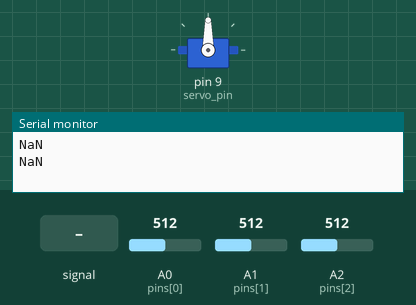
This sketch was run on a simulated Arduino Uno, built with avr-gcc and run on an emulated ATmega328P. Parts: servo, the last lines printed to the serial monitor. The inputs (shaded band) are chosen by the test bench; at power-on: A1 (pins[1]) = 512, A0 (pins[0]) = 512, A2 (pins[2]) = 512.

Above: at 1.2 s.
1.3 s: A1 (pins[1]) fed a 200 Hz sine of ±81 counts around its level
At 4.1 s:
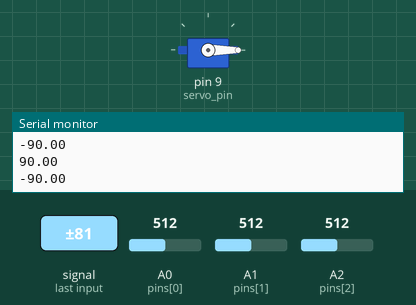
4.3 s: A0 (pins[0]) fed a 200 Hz sine of ±81 counts around its level
7.3 s: A2 (pins[2]) fed a 200 Hz sine of ±81 counts around its level
At 9.5 s:
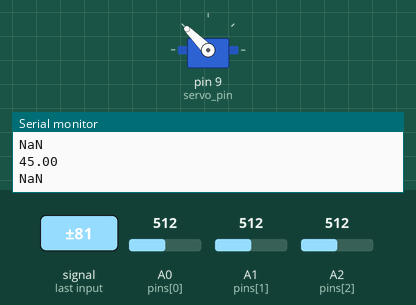
10.0 s: A1 (pins[1]) set to 0
At 12.7 s:
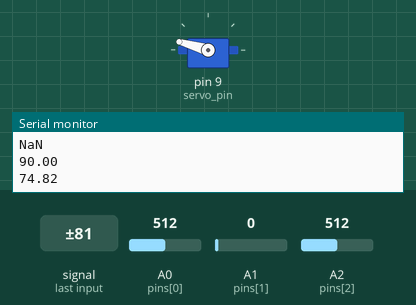
13.0 s: A0 (pins[0]) set to 0
At 15.8 s:
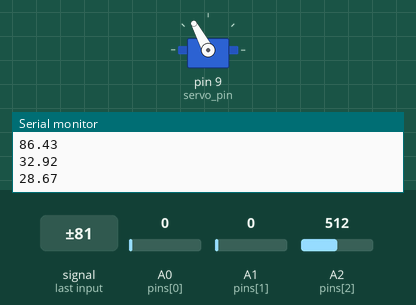
16.0 s: A2 (pins[2]) set to 0
At 17.8 s:
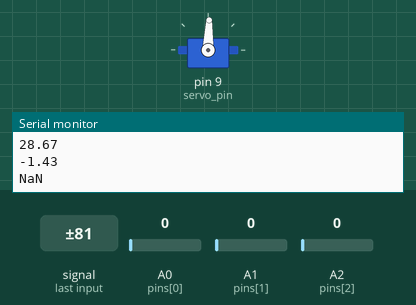
Timing chart, 0 to 18.9 s (numbered marks = the images above; inputs shaded):
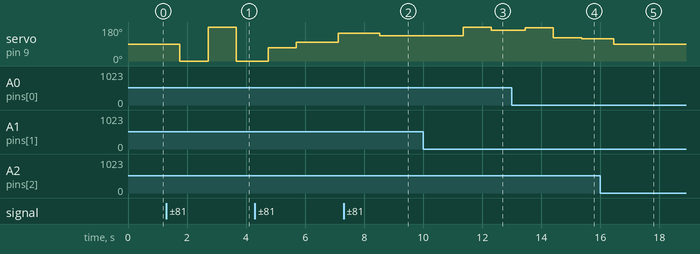

Measured:
- after the input at 1.3 s, servo on pin 9 (servo_pin): 90° → 0° after 0.46 s, → 180° 0.95 s later, → 0° 0.96 s later
- after the input at 7.3 s, servo on pin 9 (servo_pin): 148° → 135° after 1.2 s
- after the input at 10.0 s, servo on pin 9 (servo_pin): 135° → 180° after 1.3 s, → 164° 0.96 s later
- after the input at 13.0 s, servo on pin 9 (servo_pin): 164° → 176° after 0.45 s, → 122° 0.95 s later, → 118° 0.96 s later
- after the input at 16.0 s, servo on pin 9 (servo_pin): 118° → 88° after 0.46 s

The sketch:

_2dmic.ino
```cpp
/**
 *
 *  ########   TWO-DIMENSIONAL SOUND SOURCE LOCATION SYSTEM   ########
 *
 *  @author     Anass Al-Wohoush, Gabriel Cormier-Affleck & Igor Sadikov
 *  @version    randomSeed(analogRead(5); random(1);
 *
 *  This Arduino sketch estimates the orientation of a sound source in
 *  2-dimensional space using the time distance between an array of 3
 *  microphones. It then rotates a laser-mounted servo toward the sound.
 *
 *  This could be extended to work with hydrophones underwater and in
 *  3-dimensional space with an additional microphone, some tweaking
 *  of the formula and changing the speed of sound in the medium (see
 *  defines).
 *
 *  NOTE:
 *  In 3D, you can get the orientation with only 3 microphones, but to
 *  get the position as well, an extra microphone is required. The same
 *  applies to lower dimensions.
 *
 *  Contact original authors for more information on the math, physics
 *  and difficulties of the matter.
 *
 */

/* INCLUDES */
#include <Servo.h>
#include <math.h>

/* NUMBER OF MICROPHONES */
#define NMICS       3
/* MAXIMUM DELAY BEFORE RESET (TICKS) */
#define MAX_DELAY   10000
/* VOLUME THRESHOLD (OUT OF 330) - EXPERIMENTAL VALUE */
#define THRESHOLD   50
/* TIME PER LOOP CYCLE (MICROSECONDS) - EXPERIMENTAL VALUE */
#define TICK_TIME   40
/* DISTANCE BETWEEN MICROPHONES (MILLIMETERS) */
#define DISTANCE    1.0e3
/* SPEED OF SOUND IN AIR (METERS PER SECOND) */
#define SPEED       343

/* MICROPHONE AND SERVO PINS */
const int pins[NMICS] = { A0, A1, A2 };
const int servo_pin = 9;

/* SERVO NAMED AFTER DISNEY CHARACTER */
Servo donald;

/* OVERCLOCKING: PS_08 CORRESPONDS TO 2 MHZ */
const unsigned char PS_08 = (1 << ADPS1) | (1 << ADPS0);
const unsigned char PS_128 = (1 << ADPS2) | (1 << ADPS1) | (1 << ADPS0);

/* FOR EASIER PRINTING TO SERIAL (BASED ON A POST ON ARDUINO FORUM) */
const char endl = '\n';
template<class T> inline Print &operator <<(Print &obj, T arg) {
    obj.print(arg); return obj;
}

struct mic {
    int value;              // CURRENT VALUE
    int peak;               // PEAK VALUE WITHIN MAX_DELAY
    long time;              // TICKS SINCE PEAK
    bool done;              // TRUE IF MAX_DELAY HAS PASSED
    void reset();
} mics[NMICS];

void mic::reset() {
    this->value = 0;
    this->peak = 0;
    this->time = 0;
    this->done = false;
}

void setup() {
    Serial.begin(115200);

    /* OVERCLOCKING */
    ADCSRA &= ~PS_128;      // REMOVE PRESET BITS
    ADCSRA |= PS_08;        // SET TO SELECTED CLOCK RATE

    /* SERVO */
    donald.attach(servo_pin);

    for (int i = 0; i < NMICS; i++) {
        pinMode(pins[i], INPUT);
        mics[i].reset();    // INITIALIZE
    }
}

void loop() {
    /* READ VALUES */
    for (int v, i = 0; i < NMICS; i++) {
        v = analogRead(pins[i]) - 330;
        // WARNING: abs is presumably a macro
        mics[i].value = abs(v);
    }

    /* INCREMENT TIMER AND CHECK FOR PEAKS */
    for (int i = 0; i < NMICS; i++) {
        if (mics[i].value > mics[i].peak) {
            // found peak: reset time
            mics[i].peak = mics[i].value;
            mics[i].time = 0;
        } else if (++mics[i].time > MAX_DELAY) {
            // max_delay has passed
            mics[i].done = true;
        }
    }

    /* CHECK IF ALL ARE DONE */
    for (int i = 0; i < NMICS; i++) {
        if (!mics[i].done) {
            // not done: keep listening
            return;
        }
    }

    /* CHECK IF ALL ARE ABOVE THRESHOLD */
    bool all = true;
    for (int i = 0; i < NMICS; i++) {
        if (mics[i].peak < THRESHOLD) {
            all = false; break;
        }
    }

    /* PERFORM CALCULATIONS */
    if (all) {
        double d = DISTANCE;

        /* TIME DIFFERENCES IN MICROSECONDS */
        long dty = (mics[1].time - mics[0].time) * TICK_TIME;
        long dtx = (mics[2].time - mics[0].time) * TICK_TIME;

        /* DISTANCE DIFFERENCES (ds = v * dt) IN MILLIMETERS */
        double sx = (double) (dtx * SPEED) / (double) 1000;
        double sy = (double) (dty * SPEED)  / (double) 1000;

        /* CALCULATE ORIENTATION */
        // NOTE: the following was generated and optimized using Maple
        double t1 = d * d; double t3 = t1 * sy;
        double t5 = sy * sy; double t7 = sx * sx; double t8 = t7 * t5; double t9 = sy * t5; double t11 = t1 * t1;
        double t16 = t7 * t7; double t21 = t5 * t5; double t27 = sx * t7; double t35 = sx * t16; double t39 = t7 * t16;
        double t44 = 2 * t7 * t1 * t11 - 3 * t16 * t11 - 3 * t8 * t11 + t21 * t7 * t1 + 4 * t16 * t5 * t1 - 2 * t27 * t9 * t1 + 2 * t27 * sy * t11 - t16 * t21 - 2 * t35 * t1 * sy + t39 * t1 + 2 * t35 * t9 - t39 * t5;
        double t45 = sqrt(t44); double t46 = t3 * sx - t1 * t5 +  t8 - t9 * sx + t11 - t1 * t7 + t45;
        double t48 = t1 - t5 - t7;
        double angle = atan((t1 * sx + sy * t46 / t48 - t3 + t7 * sy - sx * t5) / sx / t46 * t48);

        /* ROTATE SERVO AND DISPLAY ANGLE SUCH THAT -90 < ANGLE < 90 */
        if (!isnan(angle)) {
            angle *= 180 / 3.1415926535;
            donald.write(angle + 90);
            Serial << angle << endl;
            delay(500);
        } else
            // ignoring degenerate triangles from faulty data
            Serial << "NaN" << endl;
    }

    /* RESET */
    for (int i = 0; i < NMICS; i++) {
        mics[i].reset();
    }
}
```
